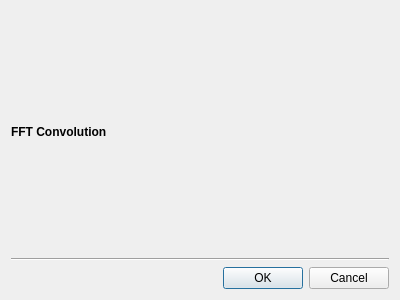
<?xml version="1.0" encoding="UTF-8"?>
<ui version="4.0">
 <class>OpFFTConvolutionDialog</class>
 <widget class="QDialog" name="OpFFTConvolutionDialog">
  <property name="geometry">
   <rect>
    <x>0</x>
    <y>0</y>
    <width>400</width>
    <height>300</height>
   </rect>
  </property>
  <property name="windowTitle">
   <string>Dialog</string>
  </property>
  <layout class="QVBoxLayout" name="verticalLayout">
   <item>
    <widget class="QLabel" name="label">
     <property name="font">
      <font>
       <bold>true</bold>
      </font>
     </property>
     <property name="text">
      <string>FFT Convolution</string>
     </property>
    </widget>
   </item>
   <item>
    <widget class="Line" name="line">
     <property name="orientation">
      <enum>Qt::Horizontal</enum>
     </property>
    </widget>
   </item>
   <item>
    <widget class="QDialogButtonBox" name="buttonBox">
     <property name="orientation">
      <enum>Qt::Horizontal</enum>
     </property>
     <property name="standardButtons">
      <set>QDialogButtonBox::Cancel|QDialogButtonBox::Ok</set>
     </property>
    </widget>
   </item>
  </layout>
 </widget>
 <resources/>
 <connections>
  <connection>
   <sender>buttonBox</sender>
   <signal>accepted()</signal>
   <receiver>OpFFTConvolutionDialog</receiver>
   <slot>accept()</slot>
   <hints>
    <hint type="sourcelabel">
     <x>248</x>
     <y>254</y>
    </hint>
    <hint type="destinationlabel">
     <x>157</x>
     <y>274</y>
    </hint>
   </hints>
  </connection>
  <connection>
   <sender>buttonBox</sender>
   <signal>rejected()</signal>
   <receiver>OpFFTConvolutionDialog</receiver>
   <slot>reject()</slot>
   <hints>
    <hint type="sourcelabel">
     <x>316</x>
     <y>260</y>
    </hint>
    <hint type="destinationlabel">
     <x>286</x>
     <y>274</y>
    </hint>
   </hints>
  </connection>
 </connections>
</ui>
